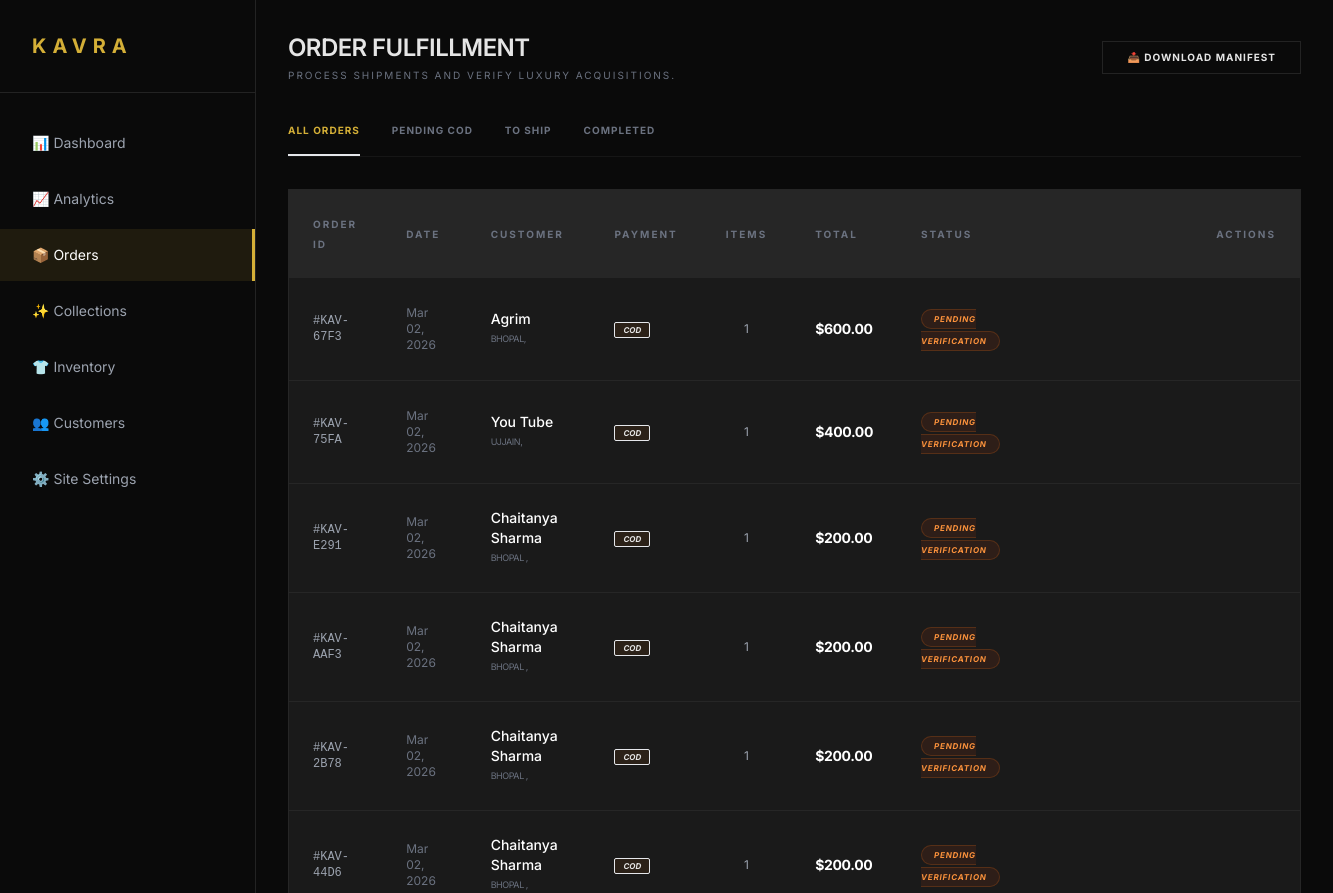
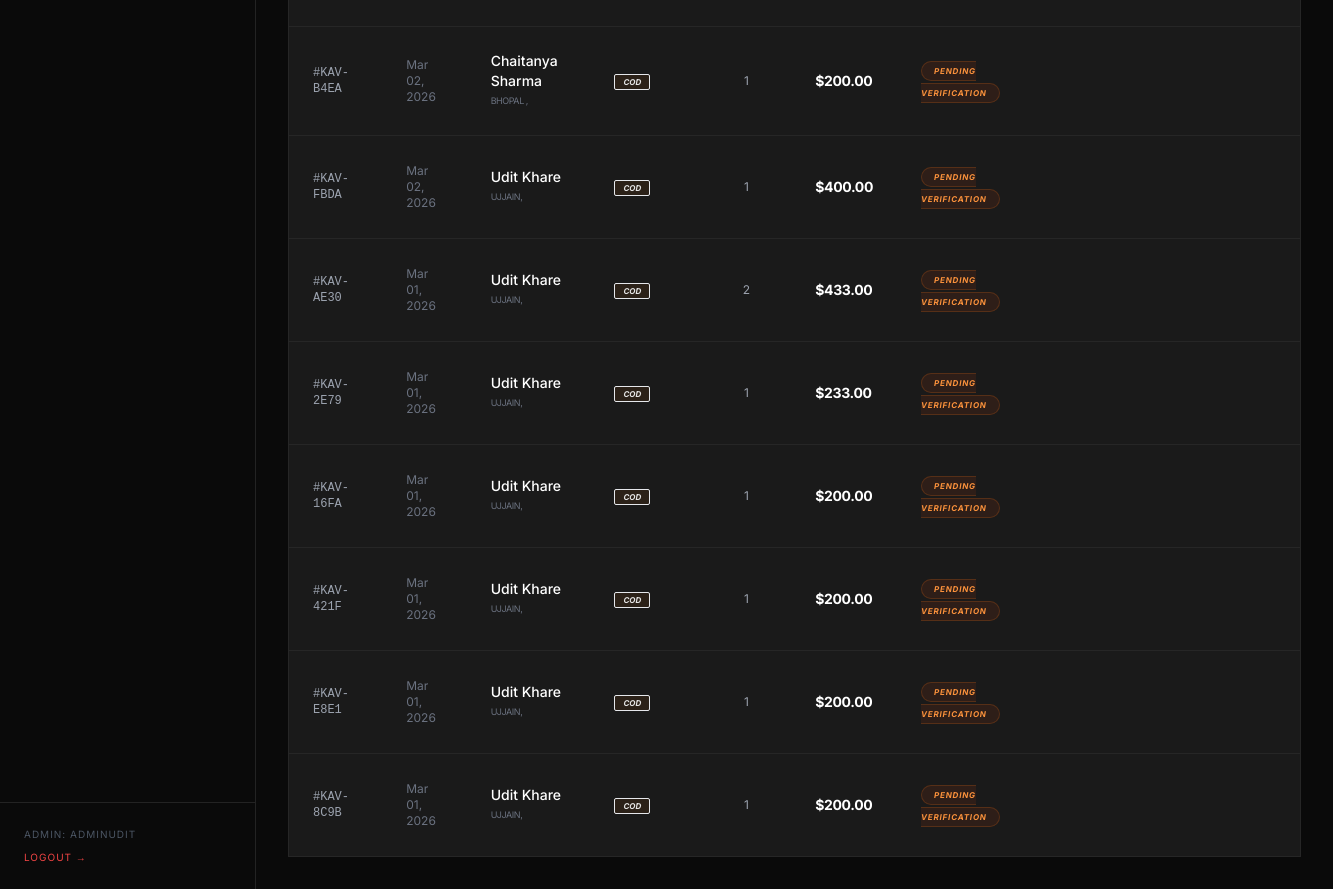
Screenshot of /management/dashboard/orders/ (signed in) with the database file from the repository (2 pictures, top to bottom).
### store/models.py (models this page shows, shortened)
class Order(models.Model):
    PAYMENT_METHODS = [('CARD', 'Credit Card'), ('COD', 'Cash on Delivery')]
    STATUS_CHOICES = [
        ('PENDING', 'Pending Verification'),
        ('PAID', 'Processing/Paid'),
        ('SHIPPED', 'Shipped'),
        ('DELIVERED', 'Delivered'),
        ('CANCELLED', 'Cancelled'),
    ]
    order_id = models.CharField(max_length=20, unique=True, editable=False ,default="")
    customer_email = models.EmailField(default="")
    total_amount = models.DecimalField(max_digits=10, decimal_places=2 , default="")
    payment_method = models.CharField(max_length=10, choices=PAYMENT_METHODS , default="")
    status = models.CharField(max_length=20, choices=STATUS_CHOICES, default='PENDING')
    created_at = models.DateTimeField(auto_now_add=True)
    full_name = models.CharField(max_length=100 , default="")
    phone = models.CharField(max_length=20, default="")
    address = models.TextField(default="")
    city = models.CharField(max_length=50 , default="")
    postal_code = models.CharField(max_length=20 , default="")

### dashboard/views.py (the view)
# urls.py: path('orders/', views.orders_list, name='orders'),
@user_passes_test(is_admin, login_url='admin_login')
def orders_list(request):
    status_filter = request.GET.get('status', 'all')
    if status_filter == 'pending':
        orders = Order.objects.filter(status='PENDING')
    elif status_filter == 'toship':
        orders = Order.objects.filter(status='TOSHIP')
    elif status_filter == 'completed':
        orders = Order.objects.filter(status='DELIVERED')
    else:
        orders = Order.objects.all().order_by('-created_at')
    return render(request, 'adminpanel/orders.html', {
        'orders': orders,
        'current_status': status_filter
    })

### dashboard/views.py (called while the page is built)
def is_admin(user):
    return user.is_authenticated and user.is_staff

### templates/adminpanel/orders.html (shortened to what this page needs)
{% extends 'adminpanel/base.html' %}
{% block content %}
<main class="p-4 md:p-8">
    <header class="flex flex-col sm:flex-row justify-between items-start sm:items-center gap-4 mb-10">
        <div>
            <h1 class="text-2xl font-semibold uppercase tracking-tight">Order Fulfillment</h1>
            <p class="text-[10px] text-gray-500 mt-1 uppercase tracking-[0.2em]">Process shipments and verify luxury acquisitions.</p>
        </div>
        <div class="flex w-full sm:w-auto gap-2">
            <button class="flex-1 sm:flex-none px-6 py-2 border border-white/10 text-[10px] font-bold uppercase tracking-widest hover:bg-white/5 transition flex items-center justify-center gap-2">
                📥 Download Manifest
            </button>
        </div>
    </header>
    <div class="flex gap-8 mb-8 border-b border-white/5 overflow-x-auto no-scrollbar">
        <a href="?status=all" class="pb-4 text-[10px] font-bold uppercase tracking-widest transition whitespace-nowrap {% if current_status == 'all' %}border-b-2 border-gold gold-text{% else %}text-gray-500 hover:text-white{% endif %}">
            All Orders
        </a>
        <a href="?status=pending" class="pb-4 text-[10px] font-bold uppercase tracking-widest transition whitespace-nowrap {% if current_status == 'pending' %}border-b-2 border-gold gold-text{% else %}text-gray-500 hover:text-white{% endif %}">
            Pending COD
        </a>
        <a href="?status=toship" class="pb-4 text-[10px] font-bold uppercase tracking-widest transition whitespace-nowrap {% if current_status == 'toship' %}border-b-2 border-gold gold-text{% else %}text-gray-500 hover:text-white{% endif %}">
            To Ship
        </a>
        <a href="?status=completed" class="pb-4 text-[10px] font-bold uppercase tracking-widest transition whitespace-nowrap {% if current_status == 'completed' %}border-b-2 border-gold gold-text{% else %}text-gray-500 hover:text-white{% endif %}">
            Completed
        </a>
    </div>
    <div class="card overflow-hidden">
        <div class="overflow-x-auto">
            <table class="w-full text-left text-sm min-w-[1000px]">
                <thead class="bg-white/5 text-[10px] uppercase tracking-[0.2em] text-gray-500">
                    <tr>
                        <th class="p-6">Order ID</th>
                        <th class="p-6">Date</th>
                        <th class="p-6">Customer</th>
                        <th class="p-6">Payment</th>
                        <th class="p-6 text-center">Items</th>
                        <th class="p-6">Total</th>
                        <th class="p-6">Status</th>
                        <th class="p-6 text-right">Actions</th>
                    </tr>
                </thead>
                <tbody class="divide-y divide-white/5">
                    {% for order in orders %}
                    <tr class="hover:bg-white/[0.02] transition group">
                        <td class="p-6 font-mono text-xs text-gray-400">#{{ order.order_id }}</td>
                        <td class="p-6 text-xs text-gray-500">{{ order.created_at|date:"M d, Y" }}</td>
                        <td class="p-6">
                            <p class="font-medium text-white">{{ order.full_name }}</p>
                            <p class="text-[9px] text-gray-500 uppercase tracking-tighter">{{ order.city }}, {{ order.country }}</p>
                        </td>
                        <td class="p-6">
                            <span class="px-2 py-0.5 text-[8px] font-bold uppercase rounded-sm {% if order.payment_method == 'COD' %}bg-yellow-900/20 text-gold border border-gold/20{% else %}bg-blue-900/20 text-blue-400 border border-blue-500/20{% endif %} italic">
                                {{ order.payment_method }}
                            </span>
                        </td>
                        <td class="p-6 text-center text-xs text-gray-400">{{ order.items.count }}</td>
                        <td class="p-6 font-bold text-white tracking-tight">${{ order.total_amount }}</td>
                        <td class="p-6">
                            <span class="px-3 py-1 text-[8px] uppercase font-bold rounded-full italic tracking-widest
                                {% if order.status == 'PENDING' %}bg-orange-900/20 text-orange-400 border border-orange-500/20
                                {% elif order.status == 'TOSHIP' %}bg-blue-900/20 text-blue-400 border border-blue-500/20
                                {% elif order.status == 'DELIVERED' %}bg-green-900/20 text-green-400 border border-green-500/20
                                {% else %}bg-white/5 text-gray-400 border border-white/10{% endif %}">
                                {{ order.get_status_display }}
                            </span>
                        </td>
                        <td class="p-6 text-right">
                        </td>
                    </tr>
                    {% empty %}
                    <tr>
                        <td colspan="8" class="p-20 text-center text-gray-600 uppercase text-[10px] tracking-[0.3em]">
                            No orders found in this category.
                        </td>
                    </tr>
                    {% endfor %}
                </tbody>
            </table>
        </div>
    </div>
</main>
{% endblock %}

### templates/adminpanel/base.html (shortened to what this page needs)
<!DOCTYPE html>
<html lang="en">
<head>
    <script src="https://cdn.tailwindcss.com"></script>
</head>
<body class="flex flex-col md:flex-row min-h-screen">
    <aside class="w-64 border-r border-white/10 hidden md:flex flex-col sticky top-0 h-screen shrink-0">
        <div class="p-8 text-xl font-bold tracking-[0.3em] gold-text border-b border-white/10">KAVRA</div>
        <nav class="flex-1 mt-6 space-y-1">
            <a href="{% url 'dashboard_home' %}" class="sidebar-link flex items-center px-8 py-4 text-sm {% if request.resolver_match.url_name == 'dashboard_home' %}active gold-text{% else %}text-gray-400{% endif %}">📊 Dashboard</a>
            <a href="{% url 'analytics' %}" class="sidebar-link flex items-center px-8 py-4 text-sm {% if request.resolver_match.url_name == 'analytics' %}active gold-text{% else %}text-gray-400{% endif %}">📈 Analytics</a>
            <a href="{% url 'orders' %}" class="sidebar-link flex items-center px-8 py-4 text-sm {% if request.resolver_match.url_name == 'orders' %}active gold-text{% else %}text-gray-400{% endif %}">📦 Orders</a>
            <a href="{% url 'manage_collections' %}" class="sidebar-link flex items-center px-8 py-4 text-sm {% if 'collection' in request.path %}active gold-text{% else %}text-gray-400{% endif %}">✨ Collections</a>
            <a href="{% url 'inventory' %}" class="sidebar-link flex items-center px-8 py-4 text-sm {% if 'inventory' in request.path or 'product' in request.path %}active gold-text{% else %}text-gray-400{% endif %}">👕 Inventory</a>
            <a href="{% url 'customers' %}" class="sidebar-link flex items-center px-8 py-4 text-sm {% if request.resolver_match.url_name == 'customers' %}active gold-text{% else %}text-gray-400{% endif %}">👥 Customers</a>
            <a href="{% url 'settings' %}" class="sidebar-link flex items-center px-8 py-4 text-sm {% if request.resolver_match.url_name == 'site_settings' %}active gold-text{% else %}text-gray-400{% endif %}">⚙️ Site Settings</a>
        </nav>
        <div class="p-6 border-t border-white/10 text-[10px] text-gray-600 uppercase tracking-widest">
            <p>Admin: {{ request.user.username }}</p>
            <a href="{% url 'admin_logout' %}" class="text-red-500 mt-2 block hover:underline">Logout →</a>
        </div>
    </aside>
    <main class="flex-1">
        {% block content %}
        {% endblock %}
    </main>
</body>
</html>

### templates/adminpanel/base.html (style rules this page uses)
:root { --gold: #D4AF37; --card-bg: #1A1A1A; }
body { font-family: 'Inter', sans-serif; background-color: #0A0A0A; color: #E5E5E5; margin-bottom: 70px; }
@media (min-width: 768px) { body { margin-bottom: 0; } }
.gold-text { color: var(--gold); }
.sidebar-link { transition: all 0.3s ease; border-right: 3px solid transparent; }
.sidebar-link:hover, .sidebar-link.active { background: rgba(212, 175, 55, 0.1); border-right: 3px solid var(--gold); color: white; }
.card { background-color: var(--card-bg); border: 1px solid rgba(255,255,255,0.05); }

### rows the page displays
Order: order_id "KAV-67F3", created_at "Mar 02, 2026", full_name "Agrim", city "BHOPAL", payment_method "COD", items.count "1", total_amount "600.00", status "PENDING VERIFICATION"
Order: order_id "KAV-75FA", created_at "Mar 02, 2026", full_name "You Tube", city "UJJAIN", payment_method "COD", items.count "1", total_amount "400.00", status "PENDING VERIFICATION"
Order: order_id "KAV-E291", created_at "Mar 02, 2026", full_name "Chaitanya Sharma", city "BHOPAL", payment_method "COD", items.count "1", total_amount "200.00", status "PENDING VERIFICATION"
Order: order_id "KAV-AAF3", created_at "Mar 02, 2026", full_name "Chaitanya Sharma", city "BHOPAL", payment_method "COD", items.count "1", total_amount "200.00", status "PENDING VERIFICATION"
Order: order_id "KAV-2B78", created_at "Mar 02, 2026", full_name "Chaitanya Sharma", city "BHOPAL", payment_method "COD", items.count "1", total_amount "200.00", status "PENDING VERIFICATION"
Order: order_id "KAV-44D6", created_at "Mar 02, 2026", full_name "Chaitanya Sharma", city "BHOPAL", payment_method "COD", items.count "1", total_amount "200.00", status "PENDING VERIFICATION"
Order: order_id "KAV-B4EA", created_at "Mar 02, 2026", full_name "Chaitanya Sharma", city "BHOPAL", payment_method "COD", items.count "1", total_amount "200.00", status "PENDING VERIFICATION"
Order: order_id "KAV-FBDA", created_at "Mar 02, 2026", full_name "Udit Khare", city "UJJAIN", payment_method "COD", items.count "1", total_amount "400.00", status "PENDING VERIFICATION"
Order: order_id "KAV-AE30", created_at "Mar 01, 2026", full_name "Udit Khare", city "UJJAIN", payment_method "COD", items.count "2", total_amount "433.00", status "PENDING VERIFICATION"
Order: order_id "KAV-2E79", created_at "Mar 01, 2026", full_name "Udit Khare", city "UJJAIN", payment_method "COD", items.count "1", total_amount "233.00", status "PENDING VERIFICATION"
Order: order_id "KAV-16FA", created_at "Mar 01, 2026", full_name "Udit Khare", city "UJJAIN", payment_method "COD", items.count "1", total_amount "200.00", status "PENDING VERIFICATION"
Order: order_id "KAV-421F", created_at "Mar 01, 2026", full_name "Udit Khare", city "UJJAIN", payment_method "COD", items.count "1", total_amount "200.00", status "PENDING VERIFICATION"
Order: order_id "KAV-E8E1", created_at "Mar 01, 2026", full_name "Udit Khare", city "UJJAIN", payment_method "COD", items.count "1", total_amount "200.00", status "PENDING VERIFICATION"
Order: order_id "KAV-8C9B", created_at "Mar 01, 2026", full_name "Udit Khare", city "UJJAIN", payment_method "COD", items.count "1", total_amount "200.00", status "PENDING VERIFICATION"

### other values shown
{{ request.user.username }} "ADMINUDIT"
